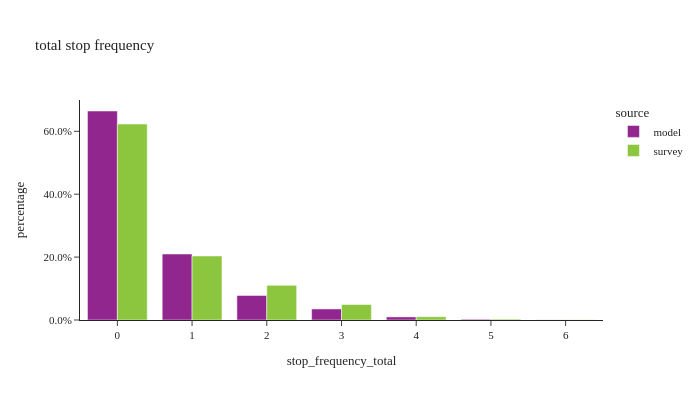

Source (notebook cell):
### Code cell
util.plot_share_barchart(tour_data, 'tour_weight', 'stop_frequency_total', title="total stop frequency")

### Figure 1 — Plotly figure (JSON) as saved in the notebook; plotly's stock layout.template omitted (floating-point values rounded to 4 significant figures)
{"data": [{"alignmentgroup": "True", "customdata": [[3285990], [1037395], [385565], [173684], [48733], [11346], [2041]], "hovertemplate": "source=model<br>stop_frequency_total=%{x}<br>percentage=%{y}<br>sample_size=%{customdata[0]}<extra></extra>", "legendgroup": "model", "marker": {"color": "#91268F", "pattern": {"shape": ""}}, "name": "model", "offsetgroup": "model", "orientation": "v", "showlegend": true, "textposition": "auto", "type": "bar", "x": [0.0, 1.0, 2.0, 3.0, 4.0, 5.0, 6.0], "xaxis": "x", "y": [0.6645, 0.2098, 0.07797, 0.03512, 0.009855, 0.002295, 0.0004128], "yaxis": "y"}, {"alignmentgroup": "True", "customdata": [[7244], [2104], [1086], [505], [130], [39], [12]], "hovertemplate": "source=survey<br>stop_frequency_total=%{x}<br>percentage=%{y}<br>sample_size=%{customdata[0]}<extra></extra>", "legendgroup": "survey", "marker": {"color": "#8CC63E", "pattern": {"shape": ""}}, "name": "survey", "offsetgroup": "survey", "orientation": "v", "showlegend": true, "textposition": "auto", "type": "bar", "x": [0.0, 1.0, 2.0, 3.0, 4.0, 5.0, 6.0], "xaxis": "x", "y": [0.6232, 0.2036, 0.1102, 0.0493, 0.01043, 0.002745, 0.000593], "yaxis": "y"}], "layout": {"barmode": "group", "height": 400, "legend": {"title": {"text": "source"}, "tracegroupgap": 0}, "title": {"text": "total stop frequency"}, "width": 700, "xaxis": {"anchor": "y", "domain": [0, 1], "title": {"text": "stop_frequency_total"}}, "yaxis": {"anchor": "x", "domain": [0, 1], "tickformat": ".1%", "title": {"text": "percentage"}}}}
